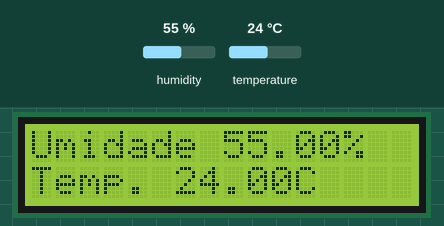
Simulated run of this sketch. Board: Arduino Uno, built with avr-gcc and run on an emulated ATmega328P. Shown: 16×2 character LCD. Inputs (shaded band) come from the test bench; at power-on: humidity 55 %, temperature 24 °C. What the sketch prints to the serial monitor is not drawn.

Above: at 1.2 s.
1.3 s: humidity set to 22 %
At 2.4 s:
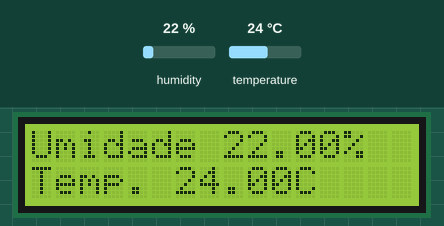
4.0 s: temperature set to 12 °C
At 5.0 s:
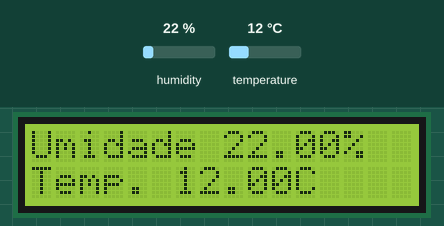
6.7 s: humidity set to 40 %
At 9.1 s:
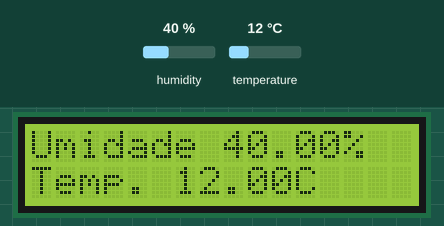
9.7 s: temperature set to 19 °C
At 10.6 s:
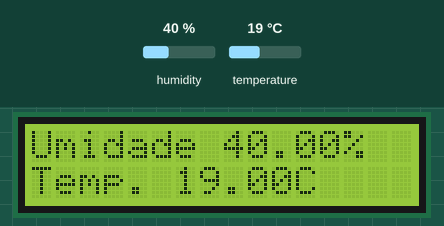
Timing chart, 0 to 12.7 s (numbered marks = the images above; inputs shaded):
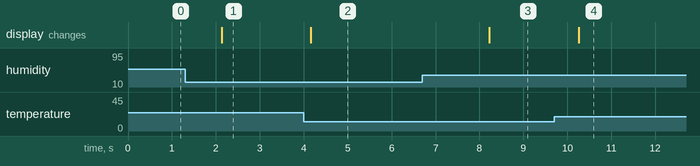

Measured:
- after the input at 1.3 s, the display: changes after 0.83 s (image 1)
- after the input at 4.0 s, the display: changes after 0.16 s (image 2)
- after the input at 6.7 s, the display: changes after 1.5 s (image 3)
- after the input at 9.7 s, the display: changes after 0.55 s (image 4)

The sketch:

projeto_estacao_meteorologica.ino
```cpp
#include <LiquidCrystal.h>
#include <DHT.h>

//Configurando o DHT11
#define DHTPIN 8
#define DHTTYPE DHT11
DHT dht (DHTPIN, DHTTYPE);
LiquidCrystal lcd (11,12,4,5,6,7); // Cria um objeto lcd

/*
Ligar os pinos do LCD:
Pino 4 - Porta Digital 11
Pino 6 - Porta Digital 12
Pino 11 - Porta Digital 4
Pino 12 - Porta Digital 5
Pino 13 - Porta Digital 6
Pino 14 - Porta Digital 7
*/

void setup() {
  // DHT
dht.begin (); //dht iniciado
  //Serial
Serial.begin (9600);
Serial.println("Teste DHT");
  //LCD
lcd.clear(); //Limpa o LCD antes de comecar
lcd.begin (16,2); //Inicia um display de 16x2
lcd.home(); //Posiciona no canto superior esquerdo
lcd.print("Central do Tempo");
lcd.clear();

}

void loop() {
  //DHT
float h = dht.readHumidity();
float t = dht.readTemperature();
  //Serial
Serial.print (h);
Serial.println("%");
Serial.print (t);
Serial.println("C");
  //LCD
lcd.home();
lcd.print("Umidade ");
lcd.print (h);
lcd.print ("%");
lcd.setCursor (0,1); // Cursor na coluna 0 e linha 1
lcd.print("Temp. ");
lcd.print (t);
lcd.print ("C");
delay (2000);
}
```
